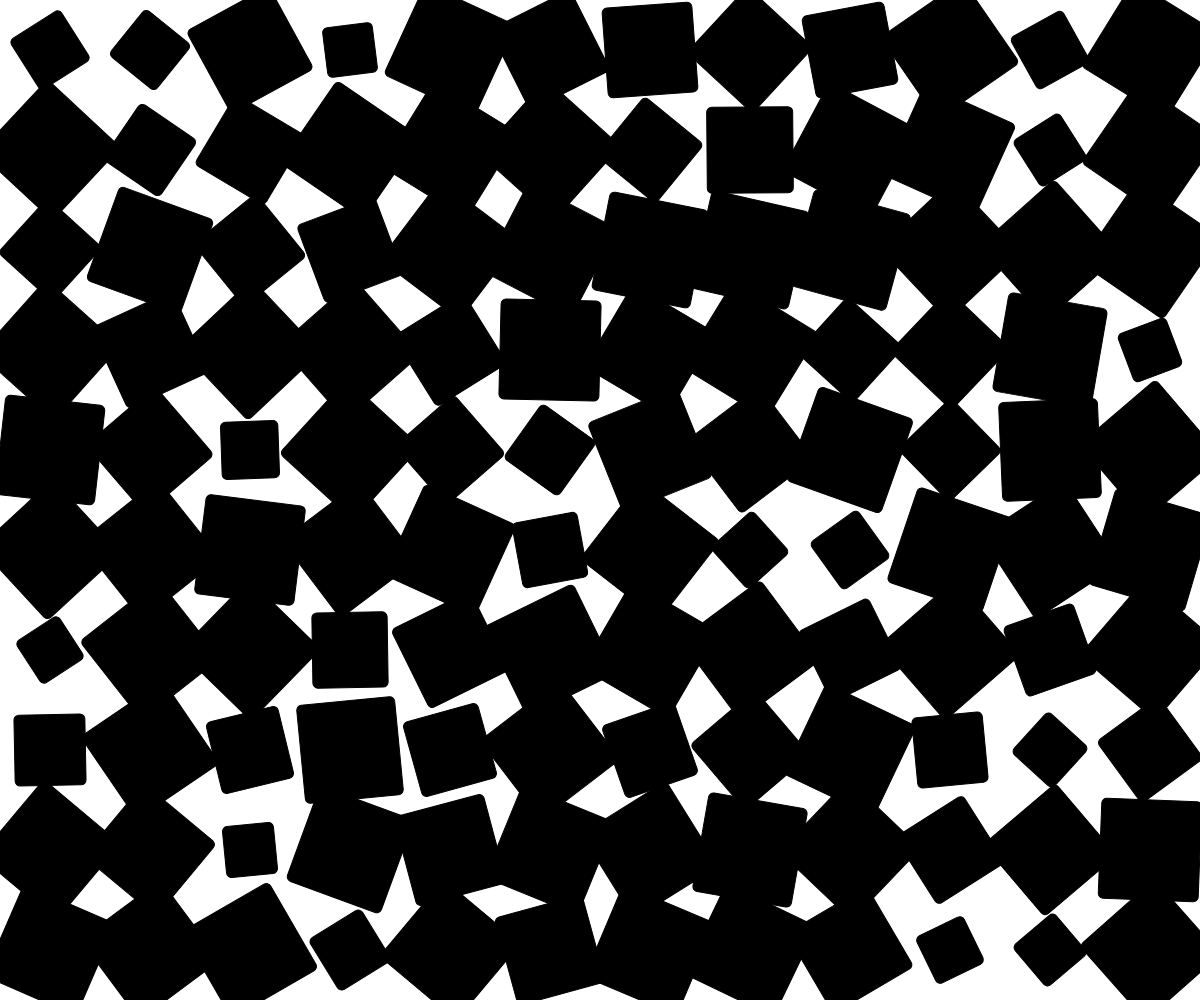
Frame 1 (no input)
Frame 60 (no input): identical to frame 1, image omitted
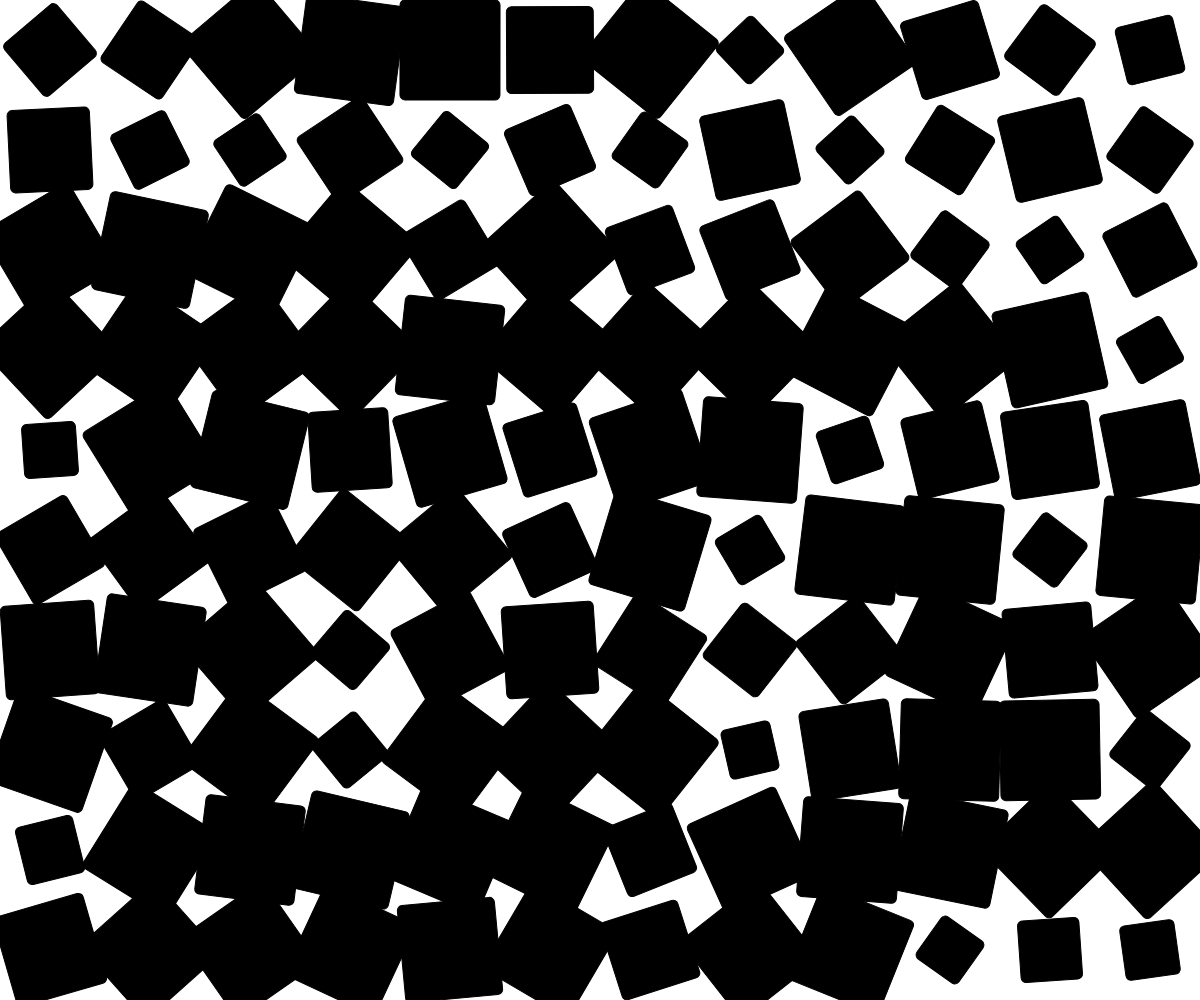
Frame 120 (the mouse pressed at the canvas centre since frame 60)

The p5.js sketch that drew these frames (run headless with seeded random() and noise() and a simulated clock; from frame 60 on, the mouse is pressed at the canvas centre):

// p5.js sketch
// ── sketch.js
/*
Inspired by works from Frieder Nake's Matrix Multiplication Series
*/

let cellSize;
let sign;
let seed = 2;

function setup() {
  createCanvas(windowWidth, windowHeight);
  rectMode(CENTER);
  angleMode(DEGREES);
  fill(0);
  stroke(0);
  // strokeWeight(2);
}

function draw() {
  background(255);
  randomSeed(seed);

  cellSize = min(width / 10, height / 10);

  for (let x = cellSize / 2; x < width; x += cellSize) {
    for (let y = cellSize / 2; y < height; y += cellSize) {
        
      push();
      translate(x, y);

      let chance = random(1);
      if (chance < 0.5) {
        sign = 1;
      } else {
        sign = -1;
      }

      let angle = random(0, -60 * sign);
      rotate(angle);

      if (angle < 0) {
        square(0, 0, cellSize * random(0.5, 1), 5);
      } else {
        square(0, 0, cellSize, 5);
      }

      pop();
    }
  }
}

function mousePressed() {
  seed = random(50000);
}

function windowResized() {
  resizeCanvas(windowWidth, windowHeight);
}
